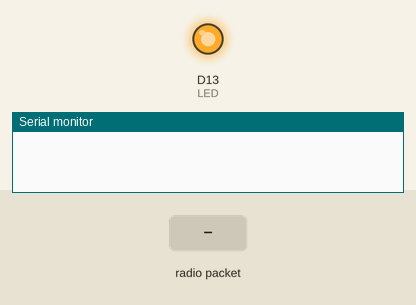
Simulated run of this sketch. Board: Arduino Zero (SAMD21). Shown: output pins drawn as LEDs (lit = HIGH), the last lines printed to the serial monitor. The test bench sets the inputs (shaded band). No radio packets arrive unless stated.

Above: at 0.1 s.
At 2.2 s:
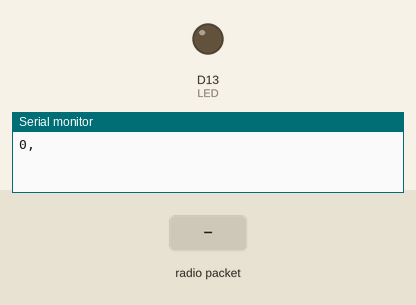
2.3 s: radio packet "1" arrives
Timing chart, 0 to 5.3 s (numbered marks = the images above; inputs shaded):
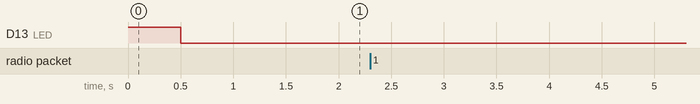

The sketch:

ECE_Day_Receiver_Demo.ino
```cpp
#include <SPI.h>

//Radio Head Library:
#include <RH_RF95.h>
#include <RHMesh.h>
#include <SD.h>
// RFM95 module's chip select and interrupt pins -> CS = 12 ISR = 6.
RH_RF95 rf95(12, 6);
RHMesh manager(rf95, 1);
int LED = 13;  //Status LED on pin 13

int packetCounter = 0;         //Counts the number of packets sent
long timeSinceLastPacket = 0;  //Tracks the time stamp of last packet received
// The broadcast frequency is set to 921.2
// 902-928MHz in the US.

float frequency = 921.2;
int file_ind = 0;
bool is_init = 0;
int measure_index = 0;
File myFile;


void setup() {
  // initialize Serial Connection
  SerialUSB.begin(9600);
  while (!SerialUSB);
  // initialize SD
  // SerialUSB.println("Initializing SD...");
  // if (!SD.begin(A4)) {
  //   SerialUSB.println("initialization failed!");
  //   while (1);
  // }
  // SerialUSB.println("SD init successful");

  pinMode(LED, OUTPUT);

  //Initialize the Radio.
  //SerialUSB.println("Initializing LoRa Transceiver");
  if (rf95.init() == false) {
    SerialUSB.println("Radio Init Failed - Freezing");
    while (1);
  } else {
    // An LED indicator to let us know radio initialization has completed.
    //SerialUSB.println("Receiver up!");
    digitalWrite(LED, HIGH);
    delay(500);
    digitalWrite(LED, LOW);
    delay(500);
  }

  rf95.setFrequency(frequency);

  //  SerialUSB.println("Startup Successful...");

}

void loop() {
  if (!is_init){
    //SerialUSB.println("i, T, P, H, GR, Stat");
    SerialUSB.print(measure_index);
    measure_index++;
    SerialUSB.print(',');

    is_init = 1;
  }
  if (rf95.available()) {
    // Should be a message for us now
    uint8_t buf[RH_RF95_MAX_MESSAGE_LEN];
    uint8_t len = sizeof(buf);
    if (rf95.recv(buf, &len)) {
      timeSinceLastPacket = millis();  //Timestamp this packet
      if (buf[0] == '1' && buf[1] =='7'){
        SerialUSB.println((char*)buf);
        SerialUSB.print(measure_index);
        measure_index++;
        SerialUSB.print(',');
      }
      else {
        SerialUSB.print((char*)buf);
        SerialUSB.print(',');
      }
      //SerialUSB.print(" RSSI: ");
      //SerialUSB.print(rf95.lastRssi(), DEC);

    } else
      SerialUSB.println("No Data Avail");
  }
}
```
